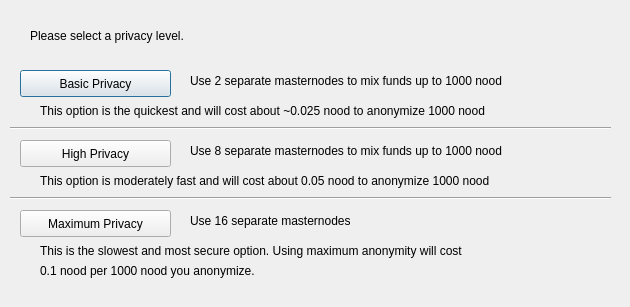
<?xml version="1.0" encoding="UTF-8"?>
<ui version="4.0">
 <class>DarksendConfig</class>
 <widget class="QDialog" name="DarksendConfig">
  <property name="geometry">
   <rect>
    <x>0</x>
    <y>0</y>
    <width>630</width>
    <height>307</height>
   </rect>
  </property>
  <property name="windowTitle">
   <string>Configure Darksend</string>
  </property>
  <widget class="QPushButton" name="buttonBasic">
   <property name="geometry">
    <rect>
     <x>20</x>
     <y>70</y>
     <width>151</width>
     <height>27</height>
    </rect>
   </property>
   <property name="text">
    <string>Basic Privacy</string>
   </property>
  </widget>
  <widget class="QPushButton" name="buttonHigh">
   <property name="geometry">
    <rect>
     <x>20</x>
     <y>140</y>
     <width>151</width>
     <height>27</height>
    </rect>
   </property>
   <property name="text">
    <string>High Privacy</string>
   </property>
  </widget>
  <widget class="QPushButton" name="buttonMax">
   <property name="geometry">
    <rect>
     <x>20</x>
     <y>210</y>
     <width>151</width>
     <height>27</height>
    </rect>
   </property>
   <property name="text">
    <string>Maximum Privacy</string>
   </property>
  </widget>
  <widget class="QLabel" name="label">
   <property name="geometry">
    <rect>
     <x>30</x>
     <y>20</y>
     <width>571</width>
     <height>31</height>
    </rect>
   </property>
   <property name="text">
    <string>Please select a privacy level.</string>
   </property>
  </widget>
  <widget class="QLabel" name="label_2">
   <property name="geometry">
    <rect>
     <x>190</x>
     <y>70</y>
     <width>421</width>
     <height>21</height>
    </rect>
   </property>
   <property name="text">
    <string>Use 2 separate masternodes to mix funds up to 1000 nood</string>
   </property>
  </widget>
  <widget class="QLabel" name="label_3">
   <property name="geometry">
    <rect>
     <x>190</x>
     <y>140</y>
     <width>411</width>
     <height>21</height>
    </rect>
   </property>
   <property name="text">
    <string>Use 8 separate masternodes to mix funds up to 1000 nood</string>
   </property>
  </widget>
  <widget class="QLabel" name="label_4">
   <property name="geometry">
    <rect>
     <x>190</x>
     <y>210</y>
     <width>421</width>
     <height>21</height>
    </rect>
   </property>
   <property name="text">
    <string>Use 16 separate masternodes</string>
   </property>
  </widget>
  <widget class="QLabel" name="label_6">
   <property name="geometry">
    <rect>
     <x>40</x>
     <y>100</y>
     <width>561</width>
     <height>21</height>
    </rect>
   </property>
   <property name="text">
    <string>This option is the quickest and will cost about ~0.025 nood to anonymize 1000 nood</string>
   </property>
  </widget>
  <widget class="QLabel" name="label_7">
   <property name="geometry">
    <rect>
     <x>40</x>
     <y>170</y>
     <width>561</width>
     <height>21</height>
    </rect>
   </property>
   <property name="text">
    <string>This option is moderately fast and will cost about 0.05 nood to anonymize 1000 nood</string>
   </property>
  </widget>
  <widget class="QLabel" name="label_8">
   <property name="geometry">
    <rect>
     <x>40</x>
     <y>240</y>
     <width>561</width>
     <height>21</height>
    </rect>
   </property>
   <property name="text">
    <string>This is the slowest and most secure option. Using maximum anonymity will cost</string>
   </property>
  </widget>
  <widget class="QLabel" name="label_9">
   <property name="geometry">
    <rect>
     <x>40</x>
     <y>260</y>
     <width>561</width>
     <height>21</height>
    </rect>
   </property>
   <property name="text">
    <string>0.1 nood per 1000 nood you anonymize.</string>
   </property>
  </widget>
  <widget class="Line" name="line">
   <property name="geometry">
    <rect>
     <x>10</x>
     <y>120</y>
     <width>601</width>
     <height>16</height>
    </rect>
   </property>
   <property name="orientation">
    <enum>Qt::Horizontal</enum>
   </property>
  </widget>
  <widget class="Line" name="line_2">
   <property name="geometry">
    <rect>
     <x>10</x>
     <y>190</y>
     <width>601</width>
     <height>16</height>
    </rect>
   </property>
   <property name="orientation">
    <enum>Qt::Horizontal</enum>
   </property>
  </widget>
 </widget>
 <resources/>
 <connections/>
</ui>
